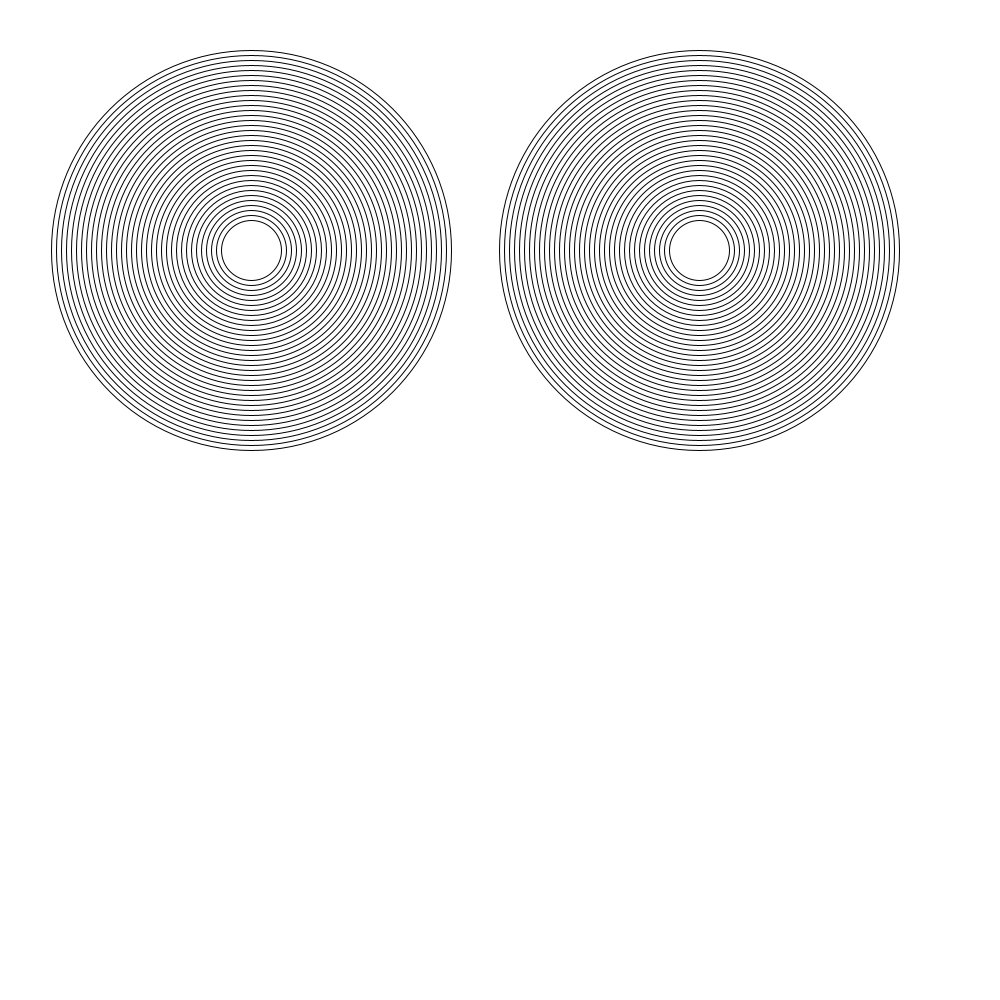
Frame 1 (no input)
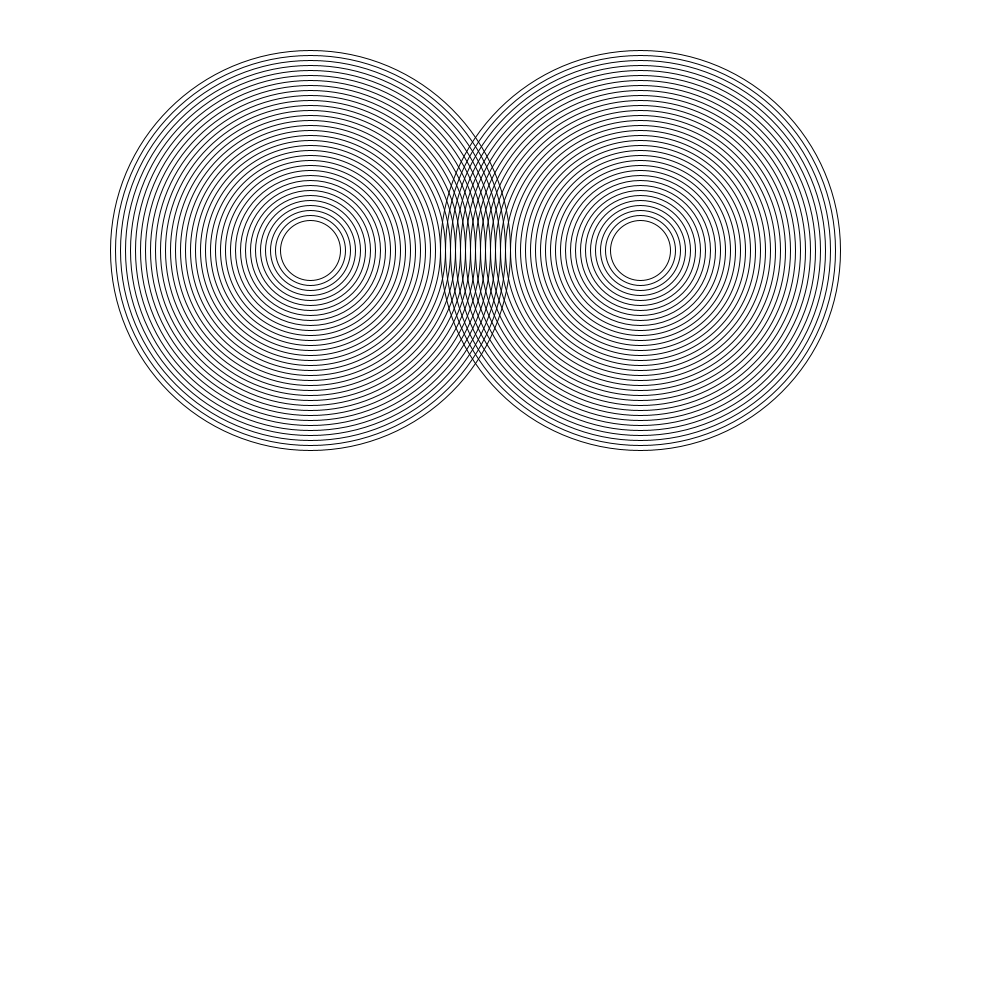
Frame 60 (the mouse pressed at the canvas centre just before this capture)
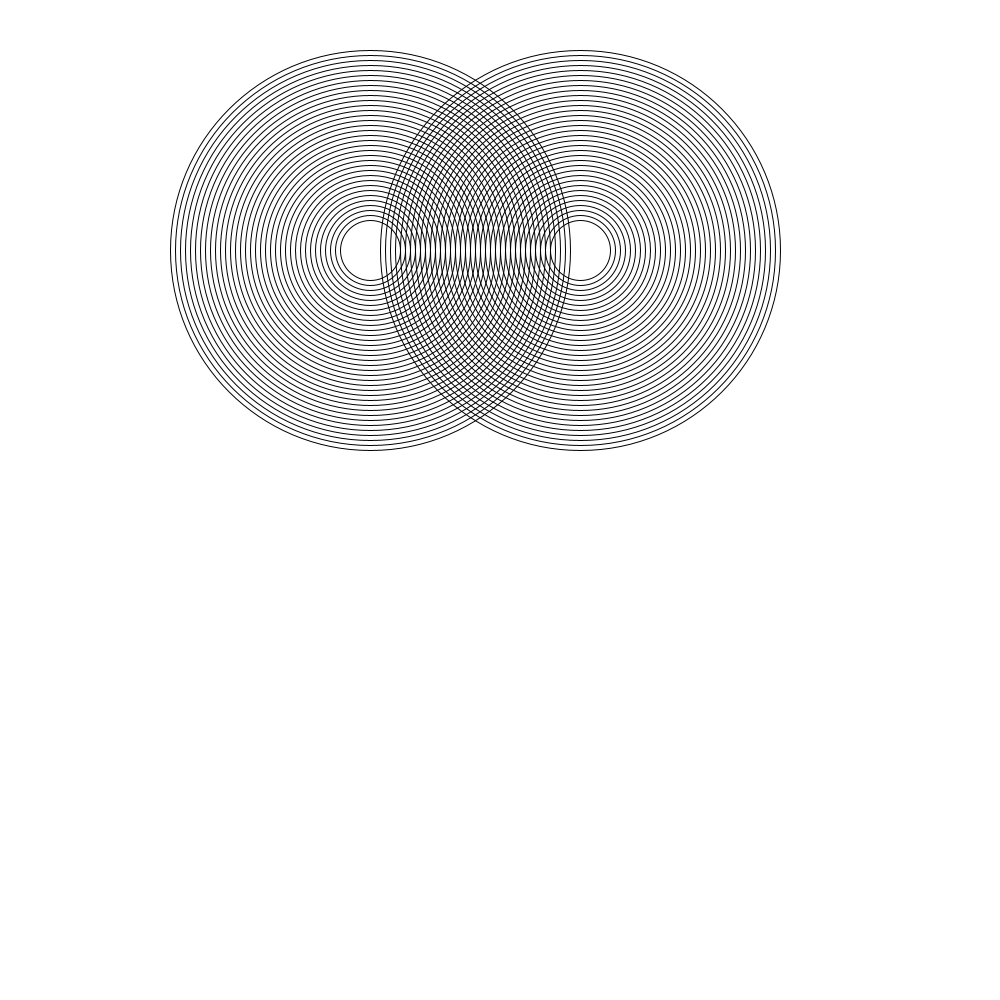
Frame 120 (the mouse held since frame 60 and released just before this capture)

The Processing sketch that drew these frames (run headless with seeded random() and noise(); from frame 60 on, the mouse is pressed at the canvas centre):

// Processing sketch: amazing_rings
// ── amazing_rings.pde
int firstEllipse = 250;
int secondEllipse = 700;
int speed = 1;
void setup() {
  
  size(1000,1000);
}

void draw() {
 
  // Go to the recipe to run the demonstration before starting this program
  
  
  //Use the code from your Bullseye program to draw the rings shown in this recipe.
  
  firstEllipse = firstEllipse + speed;
  secondEllipse = secondEllipse - speed;
  background(255, 255, 255);
  println(mouseX);
  println(mouseY);
    for( int j = 400; j > 50; j -= 10){
               noFill();
  ellipse(firstEllipse,250,j,j);}
    
  for( int k = 400; k > 50; k -= 10){
               noFill();
  ellipse(secondEllipse,250,k,k);
   if(firstEllipse == 1000){
   speed = speed * -1;}

 // You can use the noFill() command to make your ellipses transparent.
  //Make the rings move past each other.
  //When the rings hit the side of the sketch, make them reverse their direction.
  

}}
